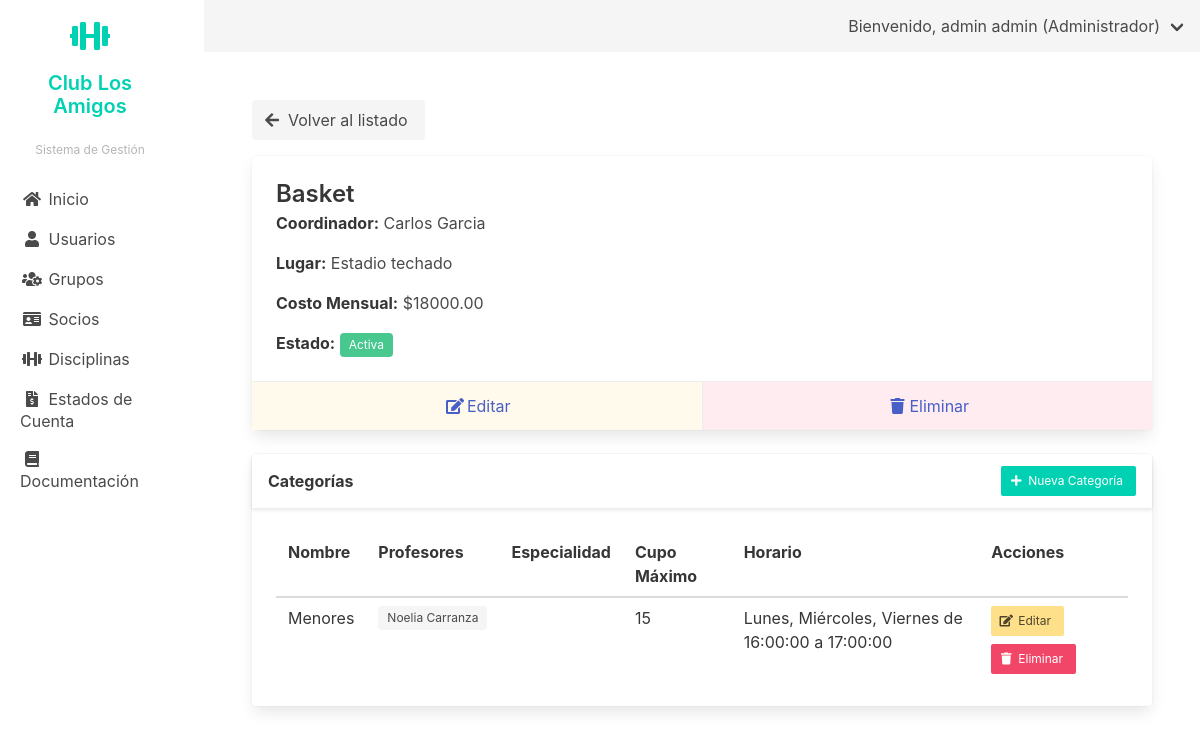
Screenshot of /disciplinas/disciplinas/detalle/3/ (signed in) with the database file from the repository.
### disciplinas/models.py (models this page shows, shortened)
class Disciplina(models.Model):
    nombre = models.CharField(max_length=100)
    descripcion = models.TextField(blank=True)
    coordinador = models.ForeignKey(PerfilUsuario, on_delete=models.PROTECT, related_name='disciplinas_coordinadas')
    lugar = models.CharField(max_length=100)
    costo_mensual = models.DecimalField(max_digits=10, decimal_places=2)
    fecha_creacion = models.DateTimeField(auto_now_add=True)
    activa = models.BooleanField(default=True)

class Categoria(models.Model):
    disciplina = models.ForeignKey(Disciplina, on_delete=models.CASCADE, related_name='categorias')
    nombre = models.CharField(max_length=100)
    profesores = models.ManyToManyField(PerfilUsuario, related_name='categorias')
    horario = models.ForeignKey(Horario, on_delete=models.PROTECT)
    cupo_maximo = models.IntegerField()
    especialidad = models.CharField(max_length=100, blank=True)

class Horario(models.Model):
    dias = models.ManyToManyField(Dia, related_name='horarios')
    hora_inicio = models.TimeField()
    hora_fin = models.TimeField()
    def __str__(self):
        dias_str = ", ".join([dia.nombre for dia in self.dias.all()])
        return f"{dias_str} de {self.hora_inicio} a {self.hora_fin}"

class Dia(models.Model):
    nombre = models.CharField(max_length=10)

### usuarios/models.py (models this page shows, shortened)
class PerfilUsuario(models.Model):
    TIPO_DOCUMENTO_CHOICES = [
        ('DNI', 'DNI'),
        ('CE', 'Carné de Extranjería'),
        ('PAS', 'Pasaporte'),
    ]
    ESTADO_SOCIO_CHOICES = [
        ('ACTIVO', 'Activo'),
        ('INACTIVO', 'Inactivo'),
        ('SUSPENDIDO', 'Suspendido'),
        ('PENDIENTE', 'Pendiente de Aprobación'),
        ('RETIRADO', 'Retirado'),
    ]
    usuario = models.OneToOneField(User, on_delete=models.CASCADE, related_name='perfil')
    tipo_documento = models.CharField(max_length=3, choices=TIPO_DOCUMENTO_CHOICES, default='DNI')
    numero_documento = models.CharField(max_length=20, unique=True)
    telefono = models.CharField(max_length=15, blank=True, null=True)
    direccion = models.TextField(blank=True, null=True)
    fecha_nacimiento = models.DateField(blank=True, null=True)
    estado_socio = models.CharField(max_length=10, choices=ESTADO_SOCIO_CHOICES, default='ACTIVO',
                                   verbose_name='Estado como Socio')
    fecha_registro = models.DateTimeField(auto_now_add=True)
    fecha_actualizacion = models.DateTimeField(auto_now=True)
    class Meta:
        verbose_name = 'Perfil de Usuario'
        verbose_name_plural = 'Perfiles de Usuario'

### disciplinas/views.py (the view)
# urls.py: path('disciplinas/detalle/<int:pk>/', views.detalle_disciplina, name='detalle_disciplina'),
@login_required
@is_admin
def detalle_disciplina(request, pk):
    disciplina = get_object_or_404(Disciplina, pk=pk)
    categorias = Categoria.objects.filter(disciplina=disciplina)
    return render(request, 'disciplinas/disciplina_detalle.html', {
        'disciplina': disciplina,
        'categorias': categorias
    })

### usuarios/context_processors.py (called while the page is built)
def user_role_context(request):
    if request.user.is_authenticated:
        user_groups = request.user.groups.all()
        if user_groups.filter(name='Coordinador').exists():
            user_role = 'Coordinador'
        elif user_groups.filter(name='Tesoreria').exists():
            user_role = 'Tesoreria'
        elif user_groups.filter(name='Comision').exists():
            user_role = 'Comision'
        elif user_groups.filter(name='Administrador').exists():
            user_role = 'Administrador'
        else:
            user_role = 'Default'
    else:
        user_role = 'Default'
    return {
        'user_role': user_role
    }

### disciplinas/templates/disciplinas/disciplina_detalle.html (shortened to what this page needs)
{% extends 'usuarios/base_admin.html' %}
{% block content %}
<div class="container">
    <div class="mb-4">
        <a href="{% url 'disciplinas:lista' %}" class="button is-light">
            <span class="icon"><i class="fas fa-arrow-left"></i></span>
            <span>Volver al listado</span>
        </a>
    </div>
    <div class="card mb-5">
        <div class="card-content">
            <h2 class="title is-4">{{ disciplina.nombre }}</h2>
            <div class="content">
                <p><strong>Coordinador:</strong> {{ disciplina.coordinador.usuario.get_full_name }}</p>
                <p><strong>Lugar:</strong> {{ disciplina.lugar }}</p>
                <p><strong>Costo Mensual:</strong> ${{ disciplina.costo_mensual }}</p>
                <p><strong>Estado:</strong>
                    {% if disciplina.activa %}
                        <span class="tag is-success">Activa</span>
                    {% else %}
                        <span class="tag is-danger">Inactiva</span>
                    {% endif %}
                </p>
            </div>
        </div>
        <footer class="card-footer">
            <a href="{% url 'disciplinas:editar_disciplina' disciplina.pk %}" class="card-footer-item has-background-warning-light">
                <span class="icon"><i class="fas fa-edit"></i></span>
                <span>Editar</span>
            </a>
            <a href="{% url 'disciplinas:eliminar_disciplina' disciplina.pk %}" class="card-footer-item has-background-danger-light">
                <span class="icon"><i class="fas fa-trash"></i></span>
                <span>Eliminar</span>
            </a>
        </footer>
    </div>
    <div class="card">
        <div class="card-header">
            <p class="card-header-title">Categorías</p>
            <div class="card-header-icon">
                <a href="{% url 'disciplinas:nueva_categoria' %}?disciplina={{ disciplina.pk }}" class="button is-primary is-small">
                    <span class="icon"><i class="fas fa-plus"></i></span>
                    <span>Nueva Categoría</span>
                </a>
            </div>
        </div>
        <div class="card-content">
            {% if categorias.exists %}
            <table class="table is-fullwidth">
                <thead>
                    <tr>
                        <th>Nombre</th>
                        <th>Profesores</th>
                        <th>Especialidad</th>
                        <th>Cupo Máximo</th>
                        <th>Horario</th>
                        <th>Acciones</th>
                    </tr>
                </thead>
                <tbody>
                    {% for categoria in categorias %}
                    <tr>
                        <td>{{ categoria.nombre }}</td>
                        <td>
                            <div class="tags">
                                {% for profesor in categoria.profesores.all %}
                                <span class="tag">{{ profesor.usuario.get_full_name }}</span>
                                {% endfor %}
                            </div>
                        </td>
                        <td>{{ categoria.especialidad }}</td>
                        <td>{{ categoria.cupo_maximo }}</td>
                        <td>{{ categoria.horario }}</td>
                        <td>
                            <div class="buttons">
                                <a href="{% url 'disciplinas:editar_categoria' categoria.pk %}" class="button is-small is-warning">
                                    <span class="icon"><i class="fas fa-edit"></i></span>
                                    <span>Editar</span>
                                </a>
                                <a href="{% url 'disciplinas:eliminar_categoria' categoria.pk %}" class="button is-small is-danger">
                                    <span class="icon"><i class="fas fa-trash"></i></span>
                                    <span>Eliminar</span>
                                </a>
                            </div>
                        </td>
                    </tr>
                    {% endfor %}
                </tbody>
            </table>
            {% else %}
            <div class="notification is-info">
                No hay categorías registradas para esta disciplina.
            </div>
            {% endif %}
        </div>
    </div>
</div>
{% endblock %}

### templates/base.html (shortened to what this page needs)
<!DOCTYPE html>
<html lang="es">
<head>
    <link rel="stylesheet" href="https://cdn.jsdelivr.net/npm/bulma@0.9.4/css/bulma.min.css">
    <link rel="stylesheet" href="https://cdnjs.cloudflare.com/ajax/libs/font-awesome/5.15.4/css/all.min.css">
</head>
<body>
    <div class="columns is-fullheight">
        <div class="column is-2 is-sidebar-menu">
            {% block sidebar_menu %}{% endblock %}
        </div>
        <div class="column">
            <nav class="navbar is-light" role="navigation" aria-label="main navigation">
                <div class="navbar-menu">
                    <div class="navbar-end">
                        {% if request.user.is_authenticated %}
                            <div class="navbar-item has-dropdown is-hoverable">
                                <a class="navbar-link">
                                    Bienvenido, {{ request.user.get_full_name }} ({{ request.user.groups.first.name }})
                                </a>
                            </div>
                        {% else %}
                            <div class="navbar-item">
                                <a class="button is-primary" href="{% url 'usuarios:login' %}">
                                    Iniciar sesión
                                </a>
                            </div>
                        {% endif %}
                    </div>
                </div>
            </nav>
            <div class="section">
                {% block content %}{% endblock %}
            </div>
        </div>
    </div>
</body>
</html>

### rows the page displays
Disciplina: nombre "Basket", coordinador.usuario.get_full_name "Carlos Garcia", lugar "Estadio techado", costo_mensual "18000.00"
Categoria: nombre "Menores", cupo_maximo "15", horario "Lunes, Miércoles, Viernes de 16:00:00 a 17:00:00"
PerfilUsuario: usuario.get_full_name "Noelia Carranza"

### other values shown
{{ request.user.get_full_name }} "admin admin"
{{ request.user.groups.first.name }} "Administrador"
